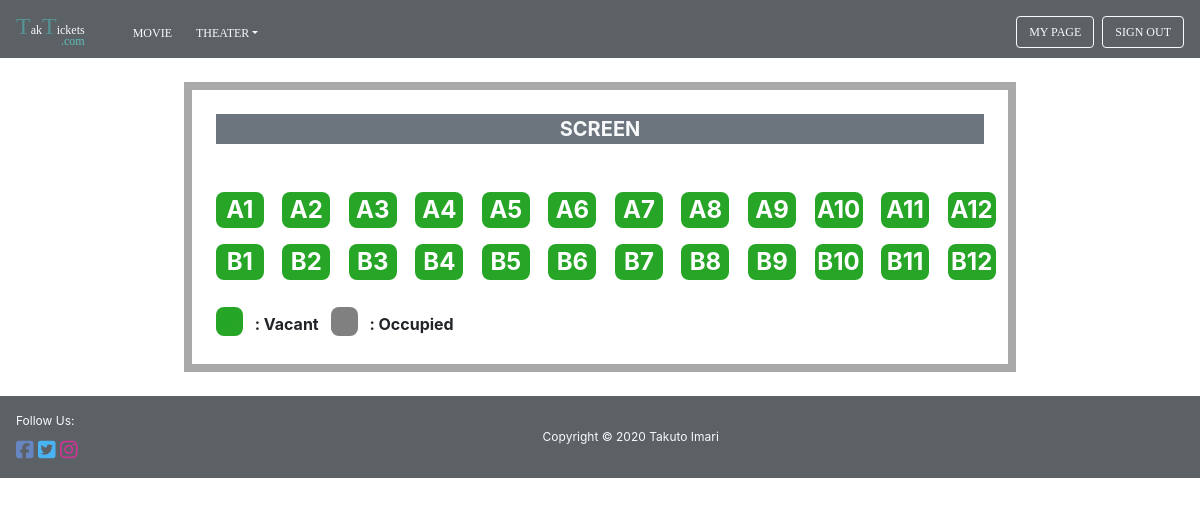
The page /reserve.php on the database as committed earlier.
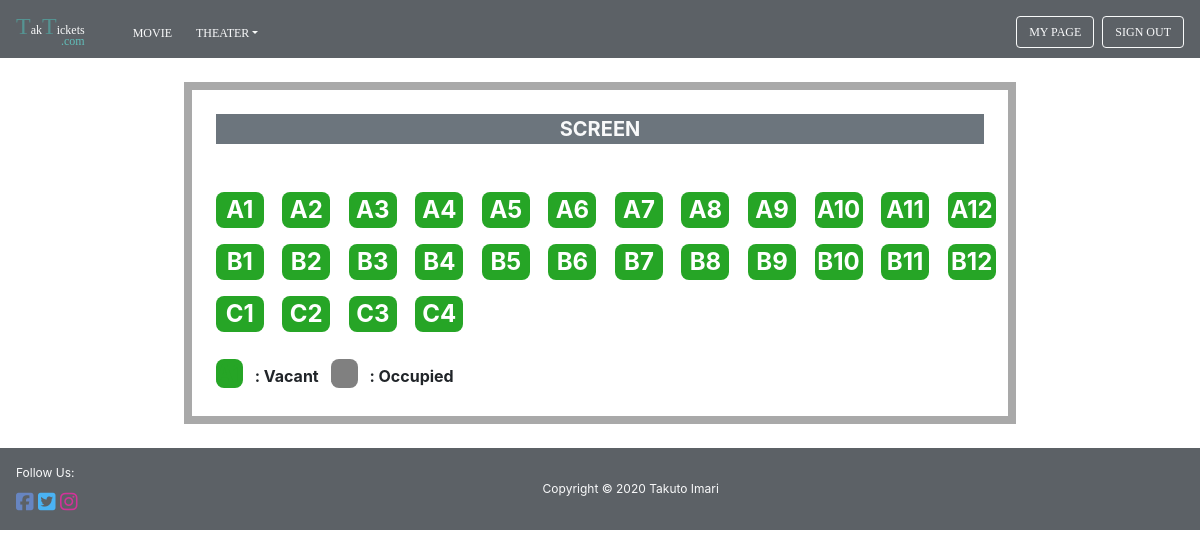
The same page on the database as committed later.
### tables this page shows
CREATE TABLE `seat_tbl` (
  `seat_id` int(11) NOT NULL,
  `seatrow` varchar(1) NOT NULL,
  `seatnumber` varchar(2) NOT NULL,
  `color` varchar(10) NOT NULL DEFAULT 'grey'
);

### classes/Connection.php (called while the page is built, shortened)
<?php
class Connection{
    private $servername = 'localhost';
    private $username = 'root';
    private $password = '';
    private $db_name = 'movietickets_db';
    public function __construct()
    {
        $this->conn = new mysqli($this->servername,$this->username,$this->password,$this->db_name);
        if($this->conn->connect_error){
            die('error connecting to database '.$this->connect_error);
        }else{
            return $this->conn;
        }
    }
}
?>

### classes/Movie.php (called while the page is built, shortened)
<?php
include 'Connection.php';
class Movie extends Connection{
    public function viewOneReserve($time_id,$seat_id){
        $sql = "SELECT * FROM reserve_tbl INNER JOIN time_tbl ON reserve_tbl.time_id=time_tbl.time_id INNER JOIN seat_tbl ON reserve_tbl.seat_id=seat_tbl.seat_id INNER JOIN user_tbl ON reserve_tbl.login_id=user_tbl.login_id WHERE time_tbl.time_id='$time_id' AND seat_tbl.seat_id='$seat_id'";
        $result = $this->conn->query($sql);
        if($result->num_rows >= 0){
            $row = array();
            return $row;
        }else{
            return FALSE;
        }
    }
    public function viewSeat(){
        $sql = "SELECT * FROM seat_tbl";
        $result = $this->conn->query($sql);
        if($result->num_rows >= 0){
            $row = array();
            while($rows = $result->fetch_assoc()){
                $row[] = $rows;
            }
            return $row;
        }else{
            return FALSE;
        }
    }
}
?>

### reserve.php (the view, shortened to what this page needs)
<!doctype html>
<html lang="en">
  <head>
    <link rel="stylesheet" href="https://stackpath.bootstrapcdn.com/bootstrap/4.3.1/css/bootstrap.min.css">
    <link rel="stylesheet" href="css/style.css">
  </head>
  <body class="reserve">
    <?php
    include 'menu_customer.php';
    $timeID = $_GET['time_id'];
    $seat = $Movie->viewSeat();
    ?>
    <div class="container">
        <div class="w-75 mx-auto m-4 p-4" id="seat">
            <p class="lead bg-secondary text-light text-center mb-4 font-weight-bold">SCREEN</p>
            <div class="row mt-5">
                <?php foreach($seat as $row):
                $seatID = $row['seat_id'];
                $oneReserve = $Movie->viewOneReserve($timeID,$seatID); ?>
                <div class="col-lg-1">
                    <div>
                        <a href="#seat<?php echo $seatID ?>" data-toggle="modal"><p style="background-color:<?php foreach($oneReserve as $row){ echo $row['color']; } ?>;"><?php echo $row['seatrow']; echo $row['seatnumber'] ?></p></a>
                    </div>
                </div>
                <?php endforeach ?>
            </div>
            <div class="font-weight-bold mt-2">
                <span id="vacant" class="">A1</span>
                <span class="m-2">: Vacant</span>
                <span id="occupied" class="">A1</span>
                <span class="m-2">: Occupied</span>
            </div>
        </div>
    </div>
    <?php
    include 'footer.php';
    ?>
  </body>
</html>

### action.php (shortened to what this page needs)
<link rel="stylesheet" href="https://stackpath.bootstrapcdn.com/bootstrap/4.3.1/css/bootstrap.min.css">
<?php
include 'classes/Movie.php';
$Movie = new Movie;
?>

### menu_customer.php (shortened to what this page needs)
<?php
include 'action.php';
?>
<header id="home" class="bg-dark text-light">
    <nav class="navbar navbar-expand float-right">
        <ul class="nav navbar-nav">
            <li class="nav-item">
                <a href="customer.php" role="button" class="btn btn-outline-light ml-2 mt-2" style="font-size: 12px">MY PAGE</a>
            </li>
            <li class="nav-item">
                <a href="signout.php" role="button" class="btn btn-outline-light ml-2 mt-2" style="font-size: 12px">SIGN OUT</a>
            </li>
        </ul>
    </nav>
    <nav class="navbar navbar-expand">
        <ul class="nav navbar-nav">
            <li class="nav-item">
                <a href="main_customer.php" class="text-light text-decoration-none"><span>T</span>ak<span>T</span>ickets <div>.com</div></a>
            </li>
            <li class="nav-item mt-3 ml-5">
                <a href="movie.php" class="text-light text-decoration-none">MOVIE</a>
            </li>
            <li class="nav-item dropdown mt-2">
                <a class="nav-link dropdown-toggle text-light text-decoration-none ml-3" id="navbarDropdown" role="button" data-toggle="dropdown" aria-haspopup="true" aria-expanded="false">THEATER</a>
            </li>
        </ul>
    </nav>
</header>

### footer.php
<footer class="bg-dark p-3">
    <div class="float-left text-light">
        <p>Follow Us:</p>
        <a href="https://www.facebook.com/takuto.imari"><i class="fab fa-facebook-square" id="facebook"></i></a>
        <a href="https://twitter.com/takutoimari" id="twitter"><i class="fab fa-twitter-square"></i></a>
        <a href="https://www.instagram.com/i_tak_22/" id="instagram"><i class="fab fa-instagram"></i></a>
    </div>
    <p class="text-light text-center my-3">Copyright © 2020 Takuto Imari</p>
</footer>

### css/style.css (style rules this page uses)
* { box-sizing: border-box; margin: 0; }
header { font-family: cursive; font-size: 12px; opacity: 80%; position: relative; z-index: 3; }
li span { font-size: 24px; font-family: fantasy; color: #2B7A78; }
li div { text-align: right; font-size: 12px; color: #3AAFA9; margin-top: -12px; }
.reserve #vacant { background-color: rgb(38, 165, 38); border-radius: 8px; text-align: center; font-weight: bold; color: rgb(38, 165, 38); font-size: 24px; }
.reserve #occupied { width: 48px; background-color: grey; border-radius: 8px; text-align: center; font-weight: bold; color: grey; font-size: 24px; }
.reserve #seat { border: 8px solid darkgrey; }
.reserve .col-lg-1 { font-size: 24px; }
.reserve .col-lg-1 div { width: 48px; background-color: rgb(38, 165, 38); border-radius: 8px; text-align: center; font-weight: bold; }
.reserve .col-lg-1 p { color: white; border-radius: 8px; }
.reserve .col-lg-1 a { text-decoration: none; }
footer { opacity: 80%; position: relative; z-index: 1; }
footer p { font-size: 12px; margin-bottom: 5px }
footer a { font-size: 20px; }
footer #facebook { color: rgb(66, 103, 178); }
footer #twitter { color: rgb(29, 161, 242); }
footer #instagram { color: rgb(201, 0, 129); }

Rows that differ between the two databases and show on the page:
added seat_tbl: seatrow "C", seatnumber "1"
added seat_tbl: seatrow "C", seatnumber "2"
added seat_tbl: seatrow "C", seatnumber "3"
added seat_tbl: seatrow "C", seatnumber "4"
